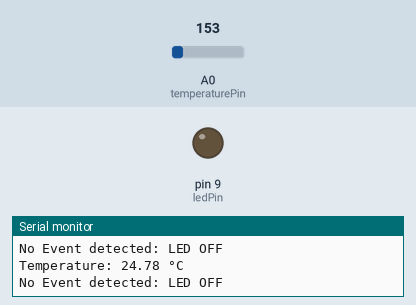
Recording of a sketch running on a simulated Arduino Uno, built with avr-gcc and run on an emulated ATmega328P. Parts: output pins drawn as LEDs (lit = HIGH), the last lines printed to the serial monitor. The inputs (shaded band) are chosen by the test bench; at power-on: A0 (temperaturePin) = 153.

Above: at 1.8 s.
1.9 s: A0 (temperaturePin) set to 176
At 2.4 s:
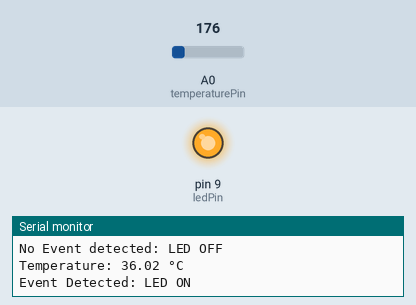
3.5 s: A0 (temperaturePin) set to 133
At 5.1 s:
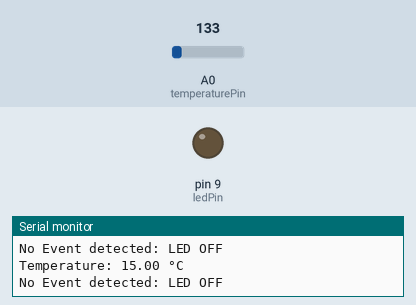
5.5 s: A0 (temperaturePin) set to 165
At 6.7 s:
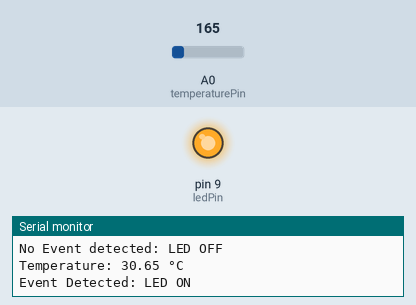
Timing chart, 0 to 8.5 s (numbered marks = the images above; inputs shaded):
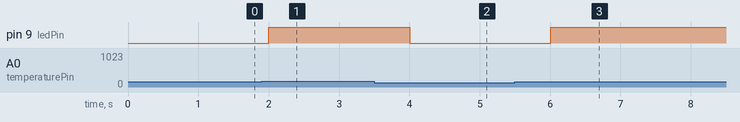

The sketch:

module_1.ino
```cpp
int temperaturePin = A0;  // TMP36 connected to A0
int ledPin = 9;    // LED anpdeleg is connected to digital pin 9
float threshold = 30.0; // Temperature threshold in °C

void setup()
{
  pinMode(ledPin, OUTPUT); // here we had set LED pin as output
  Serial.begin(9600);      // Start serial communication
}

void loop()
{
  int sensorValue = analogRead(temperaturePin); // Read TMP36 sensor value
  float voltage = sensorValue * (5.0 / 1023.0); //converting sensor value into actual voltage using the formula
  float temperature = (voltage - 0.5) * 100; // Convert voltage to temperature in °C
  //At 0°C, the output voltage is 0.5V (baseline voltage)
  //Every 1°C increase, the voltage increases by 0.01V

  Serial.print("Temperature: ");
  Serial.print(temperature);
  Serial.println(" °C");

  if (temperature > threshold) // If temperature is high, simulate motion
  {
    digitalWrite(ledPin, HIGH); // Turn LED ON
    Serial.println("Event Detected: LED ON");
  }
  else
  {
    digitalWrite(ledPin, LOW); // Turn LED OFF
    Serial.println("No Event detected: LED OFF");
  }

  delay(1000); // Wait for a second
}
```

Measured:
- the behaviour switches between 163 and 164 on A0 (temperaturePin) (found by bisection; images 0 and 1)
- after the input at 1.9 s, pin 9 (ledPin): LOW → HIGH after 0.10 s
- after the input at 3.5 s, pin 9 (ledPin): HIGH → LOW after 0.50 s
- after the input at 5.5 s, pin 9 (ledPin): LOW → HIGH after 0.51 s
